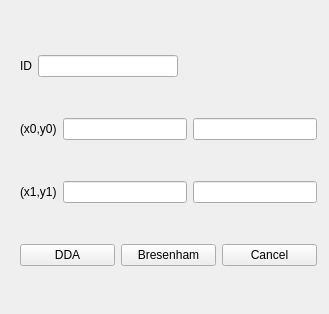
<?xml version="1.0" encoding="UTF-8"?>
<ui version="4.0">
 <class>LineDialog</class>
 <widget class="QWidget" name="LineDialog">
  <property name="geometry">
   <rect>
    <x>0</x>
    <y>0</y>
    <width>329</width>
    <height>314</height>
   </rect>
  </property>
  <property name="windowTitle">
   <string>Form</string>
  </property>
  <widget class="QWidget" name="verticalLayoutWidget">
   <property name="geometry">
    <rect>
     <x>20</x>
     <y>20</y>
     <width>297</width>
     <height>281</height>
    </rect>
   </property>
   <layout class="QVBoxLayout" name="verticalLayout">
    <item>
     <layout class="QHBoxLayout" name="horizontalLayout_2">
      <item>
       <widget class="QLabel" name="label">
        <property name="text">
         <string>ID</string>
        </property>
       </widget>
      </item>
      <item>
       <widget class="QLineEdit" name="ID"/>
      </item>
      <item>
       <spacer name="horizontalSpacer">
        <property name="orientation">
         <enum>Qt::Horizontal</enum>
        </property>
        <property name="sizeHint" stdset="0">
         <size>
          <width>40</width>
          <height>20</height>
         </size>
        </property>
       </spacer>
      </item>
     </layout>
    </item>
    <item>
     <layout class="QHBoxLayout" name="horizontalLayout_4">
      <item>
       <widget class="QLabel" name="label_5">
        <property name="text">
         <string>(x0,y0)</string>
        </property>
       </widget>
      </item>
      <item>
       <widget class="QLineEdit" name="x0"/>
      </item>
      <item>
       <widget class="QLineEdit" name="y0"/>
      </item>
     </layout>
    </item>
    <item>
     <layout class="QHBoxLayout" name="horizontalLayout_3">
      <item>
       <widget class="QLabel" name="label_6">
        <property name="text">
         <string>(x1,y1)</string>
        </property>
       </widget>
      </item>
      <item>
       <widget class="QLineEdit" name="x1"/>
      </item>
      <item>
       <widget class="QLineEdit" name="y1"/>
      </item>
     </layout>
    </item>
    <item>
     <layout class="QHBoxLayout" name="horizontalLayout">
      <item>
       <widget class="QPushButton" name="DDA">
        <property name="text">
         <string>DDA</string>
        </property>
       </widget>
      </item>
      <item>
       <widget class="QPushButton" name="Bresenham">
        <property name="text">
         <string>Bresenham</string>
        </property>
       </widget>
      </item>
      <item>
       <widget class="QPushButton" name="Cancel">
        <property name="text">
         <string>Cancel</string>
        </property>
       </widget>
      </item>
     </layout>
    </item>
   </layout>
  </widget>
 </widget>
 <resources/>
 <connections/>
</ui>
